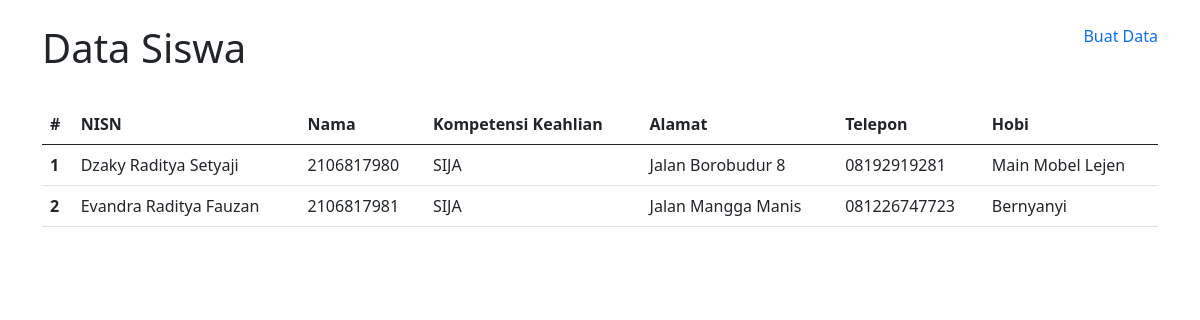
Page /view_data.php on the committed database.
### tables this page shows
CREATE TABLE `data_siswa` (
  `nisn` int(8) NOT NULL,
  `nama` varchar(191) NOT NULL,
  `kompetensi` varchar(191) NOT NULL,
  `alamat` varchar(191) NOT NULL,
  `telepon` varchar(191) NOT NULL,
  `hobi` varchar(191) NOT NULL
);

### view_data.php (the view, shortened to what this page needs)
<?php
require_once 'koneksi.php';
$sql = "SELECT * FROM data_siswa";
$stat = $koneksi->prepare($sql);
$stat->execute();
$data = $stat->fetchAll(PDO::FETCH_ASSOC);
?>
<!DOCTYPE html>
<html lang="en">
<head>
  <link href="https://cdn.jsdelivr.net/npm/bootstrap@5.0.2/dist/css/bootstrap.min.css" rel="stylesheet">
</head>
<body>
  <div class="container mt-4">
    <div class="d-flex justify-content-between mb-4">
      <h1 class="">Data Siswa</h1>
      <a href="/" class="text-decoration-none">Buat Data</a>
    </div>
    <table class="table">
      <thead>
        <tr>
          <th scope="col">#</th>
          <th scope="col">NISN</th>
          <th scope="col">Nama</th>
          <th scope="col">Kompetensi Keahlian</th>
          <th scope="col">Alamat</th>
          <th scope="col">Telepon</th>
          <th scope="col">Hobi</th>
        </tr>
      </thead>
      <tbody>
        <?php foreach ($data as $index => $siswa) : ?>
          <tr>
            <th scope="row"><?= $index + 1 ?></th>
            <td><?= $siswa['nama'] ?></td>
            <td><?= $siswa['nisn'] ?></td>
            <td><?= $siswa['kompetensi'] ?></td>
            <td><?= $siswa['alamat'] ?></td>
            <td><?= $siswa['telepon'] ?></td>
            <td><?= $siswa['hobi'] ?></td>
          </tr>
        <?php endforeach ?>
      </tbody>
    </table>
  </div>
</body>
</html>

### rows in the picture
data_siswa: nama "Dzaky Raditya Setyaji", nisn "2106817980", kompetensi "SIJA", alamat "Jalan Borobudur 8", telepon "08192919281", hobi "Main Mobel Lejen"
data_siswa: nama "Evandra Raditya Fauzan", nisn "2106817981", kompetensi "SIJA", alamat "Jalan Mangga Manis", telepon "081226747723", hobi "Bernyanyi"
